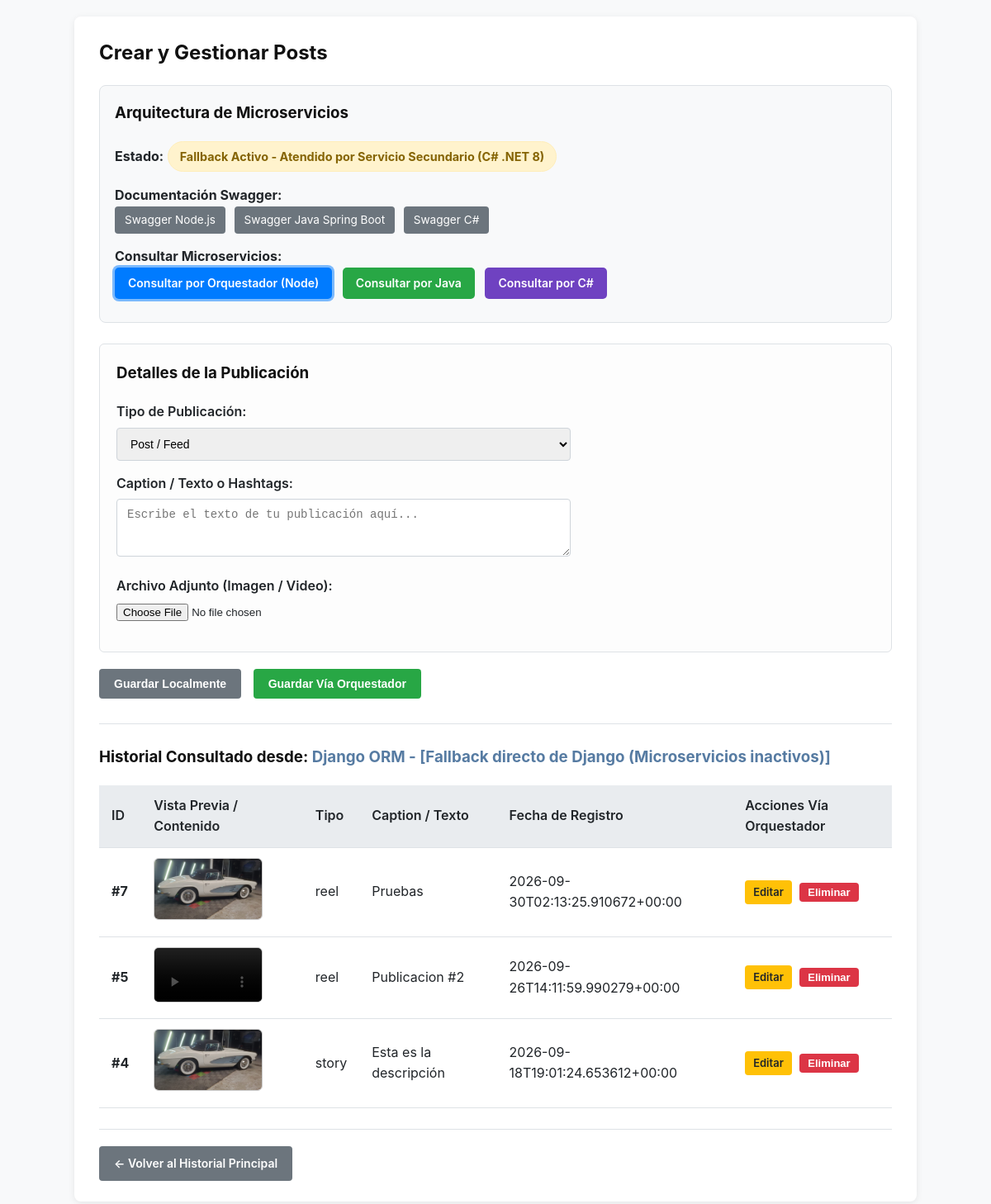
Screenshot of /publications/createpost/ with the database file from the repository.
### publications_network/models.py (models this page shows, shortened)
class PostContent(models.Model):
    POST_TYPES = [
        ('post', 'Post / Feed'),
        ('reel', 'Reel / Short'),
        ('story', 'Historia'),
    ]
    file = models.FileField(upload_to='publications_media/', help_text="El archivo físico en disco")
    caption = models.TextField(blank=True, null=True, help_text="Texto o hashtags base")
    post_type = models.CharField(max_length=10, choices=POST_TYPES, default='post')
    created_at = models.DateTimeField(auto_now_add=True)

### publications_network/views.py (the view, shortened to what this page needs)
# urls.py: path('createpost/', views.create_post, name='create_post'),
def create_post(request):
    selected_source = request.GET.get('source', 'node')
    ms_success, ms_response = fetch_posts_with_resilience(selected_source)
    circuit_breaker_status = "Operativo"
    circuit_breaker_fuente = "Desconocida"
    real_fuente = ""
    if ms_success and isinstance(ms_response, dict):
        circuit_breaker_status = ms_response.get('status', 'Operativo')
        circuit_breaker_fuente = ms_response.get('fuente', 'Java Primario')
        real_fuente = ms_response.get('fuente', '')
    else:
        circuit_breaker_status = "Degradado / Desconectado"
        circuit_breaker_fuente = "Ninguno"
    if 'Fallback directo de Django' in real_fuente:
        active_source_title = f"Django ORM - [{real_fuente}]"
    elif 'servicio_primario_java' in real_fuente:
        if 'Fallback' in real_fuente:
            active_source_title = f"Java  - [{real_fuente}]"
        else:
            active_source_title = "Java"
    elif 'servicio_secundario_dotnet' in real_fuente:
        if 'Fallback' in real_fuente:
            active_source_title = f"C# .NET [{real_fuente}]"
        else:
            active_source_title = "C# .NET"
    elif real_fuente:
        active_source_title = real_fuente
    else:
        active_source_title = f"Solicitado: {selected_source.upper()} (Sin Respuesta)"
    microservices_posts = []
    if ms_success and isinstance(ms_response, dict):
        raw_posts = ms_response.get('data', [])
        microservices_posts = [format_post_dict(p) for p in raw_posts]
    query_info = None
    if 'source' in request.GET:
        query_info = {
            'source': selected_source,
            'real_fuente': real_fuente,
            'success': ms_success
        }
    cb_success = ms_success
    local_posts = PostContent.objects.all().order_by('-created_at')
    return render(request, 'publications_network/create_post.html', {
        'post_types': PostContent.POST_TYPES,
        'posts': local_posts,
        'microservices_posts': microservices_posts,
        'ms_success': ms_success,
        'ms_response': ms_response,
        'selected_source': selected_source,
        'active_source_title': active_source_title,
        'cb_success': cb_success,
        'circuit_breaker_status': circuit_breaker_status,
        'circuit_breaker_fuente': circuit_breaker_fuente,
        'query_info': query_info
    })

### publications_network/services.py (called while the page is built)
def fetch_posts_from_orchestrator():
    try:
        response = requests.get(NODE_ORCHESTRATOR_URL, timeout=4)
        if response.status_code in (200, 201):
            return True, response.json()
        else:
            return False, {"error": f"HTTP {response.status_code}", "message": response.text}
    except Exception as e:
        return False, {"error": "Conexión fallida", "message": str(e)}

def fetch_posts_from_java():
    try:
        response = requests.get(JAVA_SERVICE_URL, timeout=4)
        if response.status_code == 200:
            return True, {"fuente": "servicio_primario_java", "data": response.json()}
        else:
            return False, {"error": f"HTTP {response.status_code}", "message": response.text}
    except Exception as e:
        return False, {"error": "Conexión fallida con Java (8080)", "message": str(e)}

def fetch_posts_from_dotnet():
    try:
        response = requests.get(DOTNET_SERVICE_URL, timeout=4)
        if response.status_code == 200:
            return True, {"fuente": "servicio_secundario_dotnet", "data": response.json()}
        else:
            return False, {"error": f"HTTP {response.status_code}", "message": response.text}
    except Exception as e:
        return False, {"error": "Conexión fallida con .NET (5000)", "message": str(e)}

def fetch_posts_django_fallback(reason="Microservicios inactivos"):
    try:
        from .models import PostContent
        posts = list(PostContent.objects.all().order_by('-id').values('id', 'caption', 'file', 'post_type', 'created_at'))
        for p in posts:
            if p.get('created_at'):
                p['created_at'] = p['created_at'].isoformat()
        return True, {
            "status": "degraded_success",
            "fuente": f"Fallback directo de Django ({reason})",
            "data": posts
        }
    except Exception as e:
        return False, {"error": "Error local en Django", "message": str(e)}

### publications_network/templates/publications_network/create_post.html (shortened to what this page needs)
{% load static %}
<!DOCTYPE html>
<html lang="es">
<head>
    <link rel="stylesheet" href="{% static 'publications_network/css/style.css' %}">
</head>
<body>
    <div class="container">
        <h2>Crear y Gestionar Posts</h2>
        <div class="ms-panel">
            <h3>Arquitectura de Microservicios</h3>
            <p><strong>Estado:</strong>
                {% if cb_success %}
                    <span class="badge-status {% if 'java' in circuit_breaker_fuente %}bg-java{% else %}bg-dotnet{% endif %}">
                        {% if 'java' in circuit_breaker_fuente %}
                            Operativo - Atendido por Servicio Primario (Java Spring Boot)
                        {% else %}
                            Fallback Activo - Atendido por Servicio Secundario (C# .NET 8)
                        {% endif %}
                    </span>
                {% else %}
                    <span class="badge-status bg-error">Servicio Degradado / Fuera de Línea</span>
                {% endif %}
            </p>
            <div style="margin-top: 12px;">
                <strong>Documentación Swagger:</strong><br>
                <a href="http://localhost:3000/api-docs" target="_blank" class="swagger-btn">Swagger Node.js</a>
                <a href="http://localhost:8080/swagger-ui.html" target="_blank" class="swagger-btn">Swagger Java Spring Boot</a>
                <a href="http://localhost:5000/swagger" target="_blank" class="swagger-btn">Swagger C#</a>
            </div>
            <div class="query-btn-group">
                <strong>Consultar Microservicios:</strong><br>
                <a href="?source=node" onclick="showLoadingModal('Consultando Orquestador (Node.js)...', 'Realizando petición ');" class="btn btn-primary btn-query {% if selected_source == 'node' %}btn-query-active{% endif %}" style="background-color: #007bff;">
                    Consultar por Orquestador (Node)
                </a>
                <a href="?source=java" onclick="showLoadingModal('Consultando Servicio Java...', 'Conectando directamente a Java');" class="btn btn-primary btn-query {% if selected_source == 'java' %}btn-query-active{% endif %}" style="background-color: #28a745;">
                    Consultar por Java
                </a>
                <a href="?source=dotnet" onclick="showLoadingModal('Consultando Servicio C# .NET...', 'Conectando directamente a C# .NET ');" class="btn btn-primary btn-query {% if selected_source == 'dotnet' %}btn-query-active{% endif %}" style="background-color: #6f42c1;">
                    Consultar por C#
                </a>
            </div>
        </div>
        <form id="createPostForm" method="POST" action="{% url 'create_post' %}?source={{ selected_source }}" enctype="multipart/form-data">
            <div class="form-section">
                <h3>Detalles de la Publicación</h3>
                <div class="form-group">
                    <label for="post_type">Tipo de Publicación:</label>
                    <select name="post_type" id="post_type">
                        {% for code, label in post_types %}
                            <option value="{{ code }}">{{ label }}</option>
                        {% endfor %}
                    </select>
                </div>
                <div class="form-group">
                    <label for="caption">Caption / Texto o Hashtags:</label>
                    <textarea name="caption" id="caption" rows="3" placeholder="Escribe el texto de tu publicación aquí..."></textarea>
                </div>
                <div class="form-group">
                    <label for="file">Archivo Adjunto (Imagen / Video):</label>
                    <input type="file" name="file" id="file">
                </div>
            </div>
            <button type="submit" name="action" value="create_django" onclick="submitFormWithLoading('create_django');" class="btn btn-secondary">
                Guardar Localmente
            </button>
            <button type="submit" name="action" value="create_microservice" onclick="submitFormWithLoading('create_microservice');" class="btn btn-primary" style="margin-left: 10px; background-color: #28a745; border-color: #28a745;">
                Guardar Vía Orquestador
            </button>
        </form>
        <hr style="margin-top: 30px; margin-bottom: 25px;">
        <h3>Historial Consultado desde: <span style="color: #3f6996e1;">{{ active_source_title }}</span></h3>
        {% if ms_success %}
            {% if microservices_posts %}
                <table>
                    <thead>
                        <tr>
                            <th>ID</th>
                            <th>Vista Previa / Contenido</th>
                            <th>Tipo</th>
                            <th>Caption / Texto</th>
                            <th>Fecha de Registro</th>
                            <th>Acciones Vía Orquestador</th>
                        </tr>
                    </thead>
                    <tbody>
                        {% for p in microservices_posts %}
                            <tr>
                                <td><strong>#{{ p.id }}</strong></td>
                                <td>
                                    {% if p.is_video %}
                                        <video src="{{ p.media_url }}" controls style="max-width: 130px; max-height: 95px; border-radius: 6px; border: 1px solid #ccc;"></video>
                                    {% elif p.is_image %}
                                        <img src="{{ p.media_url }}" alt="Media Post" onerror="this.onerror=null; this.src='/media/publications_media/sample.png';" style="max-width: 130px; max-height: 95px; object-fit: cover; border-radius: 6px; border: 1px solid #ccc;">
                                    {% else %}
                                        <a href="{{ p.media_url }}" target="_blank">📄 Archivo</a>
                                    {% endif %}
                                </td>
                                <td>{{ p.post_type }}</td>
                                <td>{{ p.caption|default:"-" }}</td>
                                <td>{{ p.created_at }}</td>
                                <td>
                                    <a href="{% url 'edit_post' p.id %}" class="btn btn-warning btn-sm" style="background-color: #ffc107; color: #212529; text-decoration: none; padding: 4px 10px; border-radius: 4px; display: inline-block; margin-right: 5px;">
                                        Editar
                                    </a>
                                    <button type="button" onclick="confirmDeletePost('{{ p.id }}');" class="btn btn-danger btn-sm" style="background-color: #dc3545; color: white; border: none; padding: 4px 10px; border-radius: 4px; cursor: pointer;">
                                        Eliminar
                                    </button>
                                </td>
                            </tr>
                        {% endfor %}
                    </tbody>
                </table>
            {% else %}
                <p>No se encontraron publicaciones devueltas por esta fuente.</p>
            {% endif %}
        {% else %}
            <div class="alert alert-warning">
                No se pudo realizar la consulta a <strong>{{ active_source_title }}</strong>. Verifique que el servicio esté encendido.
            </div>
        {% endif %}
        <hr style="margin-top: 25px; margin-bottom: 20px;">
        <a href="{% url 'index' %}" class="btn btn-secondary">← Volver al Historial Principal</a>
    </div>
</body>
</html>

### publications_network/static/publications_network/css/style.css (style rules this page uses)
:root { --primary-color: #0066cc; --primary-hover: #0052a3; --secondary-color: #6c757d; --bg-color: #f8f9fa; --card-bg: #ffffff; --border-color: #dee2e6; --text-color: #212529; --success-bg: #d4edda; --success-text: #155724; --warning-bg: #fff3cd; --warning-text: #856404; }
body { font-family: -apple-system, BlinkMacSystemFont, "Segoe UI", Roboto, "Helvetica Neue", Arial, sans-serif; background-color: var(--bg-color); color: var(--text-color); margin: 0; padding: 20px 40px; line-height: 1.6; }
h1, h2, h3 { color: #111; margin-top: 0; }
.container { max-width: 960px; margin: 0 auto; background: var(--card-bg); padding: 25px 30px; border-radius: 8px; box-shadow: 0 2px 8px rgba(0, 0, 0, 0.08); }
table { width: 100%; border-collapse: collapse; margin-top: 15px; margin-bottom: 20px; background: var(--card-bg); }
th, td { padding: 12px 15px; text-align: left; border-bottom: 1px solid var(--border-color); }
th { background-color: #e9ecef; font-weight: 600; }
.form-section { background: #fdfdfd; border: 1px solid var(--border-color); padding: 20px; margin-bottom: 20px; border-radius: 6px; }
.form-group { margin-bottom: 15px; }
label { font-weight: 600; display: block; margin-bottom: 6px; }
input[type="text"], input[type="email"], input[type="password"], input[type="datetime-local"], select, textarea { width: 100%; max-width: 550px; padding: 10px 12px; border: 1px solid #ced4da; border-radius: 4px; font-size: 14px; box-sizing: border-box; transition: border-color 0.2s; }
.btn { display: inline-block; padding: 10px 18px; font-size: 14px; font-weight: 600; text-decoration: none; border-radius: 4px; cursor: pointer; border: none; transition: background-color 0.2s; }
.btn-primary { background-color: var(--primary-color); color: #ffffff; }
.btn-secondary { background-color: var(--secondary-color); color: #ffffff; }
.btn-sm { padding: 6px 12px; font-size: 13px; }
hr { border: none; border-top: 1px solid var(--border-color); margin: 20px 0; }

### publications_network/templates/publications_network/create_post.html (style rules this page uses)
.ms-panel { background: #f8f9fa; border: 1px solid #dee2e6; border-radius: 8px; padding: 18px; margin-bottom: 25px; }
.badge-status { padding: 6px 14px; border-radius: 20px; font-weight: bold; display: inline-block; font-size: 0.9em; }
.bg-dotnet { background-color: #fff3cd; color: #856404; border: 1px solid #ffeeba; }
.swagger-btn { background-color: #6c757d; color: white; padding: 6px 12px; border-radius: 4px; text-decoration: none; font-size: 0.85em; margin-right: 6px; display: inline-block; transition: background-color 0.2s; }
.query-btn-group { margin-top: 15px; margin-bottom: 10px; }
.btn-query { padding: 8px 16px; border-radius: 5px; font-weight: 600; text-decoration: none; margin-right: 8px; display: inline-block; }
.btn-query-active { box-shadow: 0 0 0 3px rgba(0,123,255,.5); }

### rows the page displays
PostContent: post_type "reel", caption "Pruebas"
PostContent: post_type "reel", caption "Publicacion #2"
PostContent: post_type "story", caption "Esta es la descripción"

### other values shown
{{ active_source_title }} "Django ORM - [Fallback directo de Django (Microservicios inactivos)]"
{{ p.id }} "7" "5" "4"
{{ p.created_at }} "2026-09-30T02:13:25.910672+00:00" "2026-09-26T14:11:59.990279+00:00" "2026-09-18T19:01:24.653612+00:00"
form field post_type "Post / Feed"
